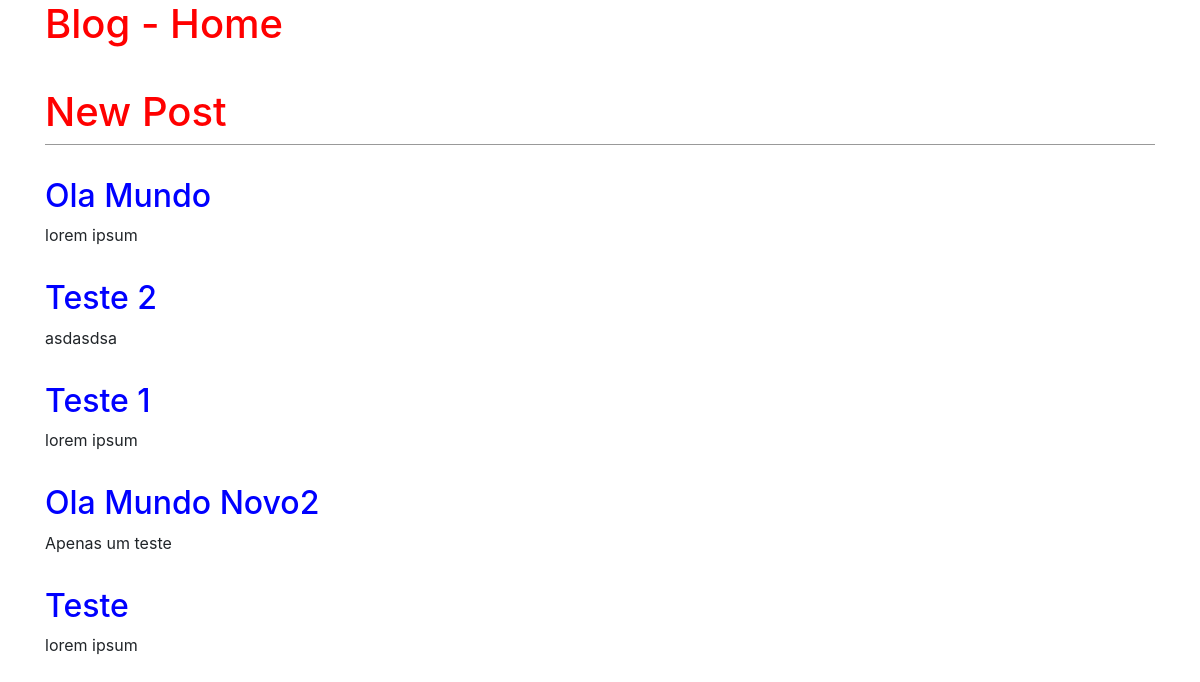
The app's page /, older data.
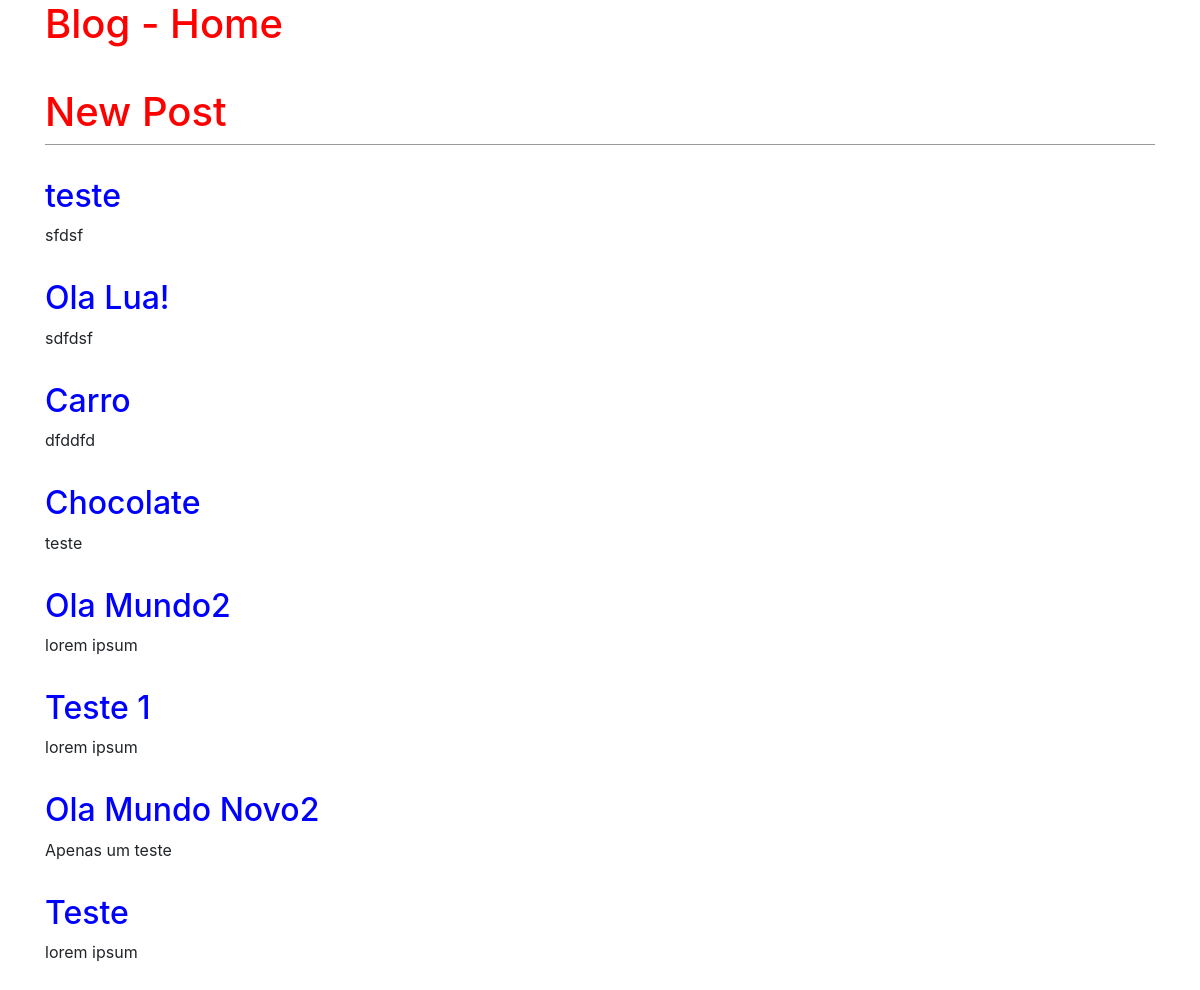
The same page, newer data.
### blog/models.py (models this page shows, shortened)
class Post(models.Model):
   title = models.CharField(max_length=200)
   slug = models.SlugField(max_length=200)
   author = models.ForeignKey(User, on_delete=models.CASCADE)
   content = models.TextField()
   published_at = models.DateTimeField(default=timezone.now)
   created_at = models.DateTimeField(auto_now_add=True)#só irá add a data na 1ª vez | campo oculto
   modified_at = models.DateTimeField(auto_now=True)#campo oculto
   status = models.CharField(max_length=20, choices=STATUS, default='draft')
   objects = models.Manager()
   published = PublishedManager()
   def get_absolute_url(self):
      return reverse('post.detail', args=[self.slug])
   class Meta:
      ordering = ('-published_at',)#irá mostrar os mais recentes antes

### blog/views.py (the view)
# urls.py: path('', views.BlogListView.as_view(), name='blog.home'),
class BlogListView(ListView):
   model = Post
   template_name = 'blog/home.html'
   context_object_name = 'posts'

### blog/templates/blog/home.html (shortened to what this page needs)
{% extends 'base.html' %}
{% block content %}
   {% for post in posts %}
      <div class="post-entry">
         <h2><a href="{% url 'post.detail' post.slug %}">{{post.title}}</a></h2>
         <p>{{post.content}}</p>
      </div>
   {% endfor %}
{% endblock %}

### static/templates/base.html (shortened to what this page needs)
{% load static %}
<!DOCTYPE html>
<html lang="en">
<head>
   <link rel="stylesheet" href="{% static 'css/style.css' %}">
   <link rel="stylesheet" href="https://cdn.jsdelivr.net/npm/bootstrap@4.6.1/dist/css/bootstrap.min.css">
</head>
<body>
   <div class="container">
      <header>
         <div class="nav-left">
            <h1><a href="{% url 'blog.home' %}">Blog - Home</a></h1>
         </div>
         <div class="nav-right">
            <h1><a href="{% url 'post.new' %}">New Post</a></h1>
         </div>
      </header>
      {% block content %}
      {% endblock %}
   </div>
</body>
</html>

### static/css/style.css (style rules this page uses)
body { font-family: 'Segoe UI', Tahoma, Geneva, Verdana, sans-serif; font-size: 18px; }
header { border-bottom: 1px solid #999; margin-bottom: 2rem; display: flex; }
header h1 a { color: red; text-decoration: none; }
.nav-left { margin-right: auto; }
.nav-right { display: flex; padding-top: 2rem; }
.post-entry { margin-bottom: 2rem; }
.post-entry h2 { margin: 0.5rem 0; }
.post-entry h2 a, .post-entry h2 a:visited { color: blue; text-decoration: none; }
.post-entry p { margin: 0; font-weight: 400; }

Row changes from the older to the newer data that the page shows:
removed Post: title "Teste 2", content "asdasdsa"
added Post: title "teste", content "sfdsf"
added Post: title "Ola Lua!", content "sdfdsf"
added Post: title "Carro", content "dfddfd"
added Post: title "Chocolate", content "teste"
changed Post: title "Ola Mundo" → "Ola Mundo2"
